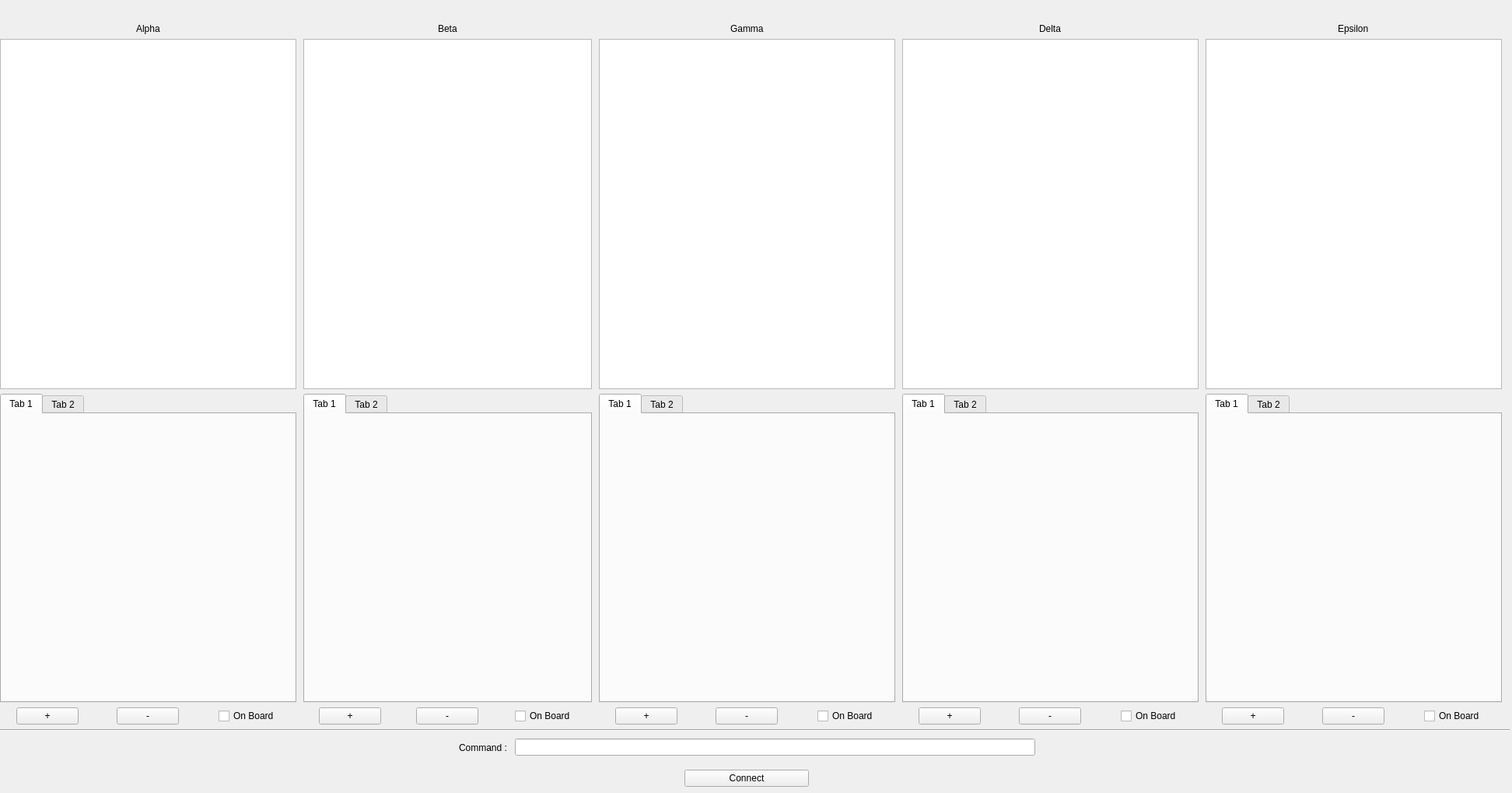
<?xml version="1.0" encoding="UTF-8"?>
<ui version="4.0">
 <class>SwarmDominantWindow</class>
 <widget class="QMainWindow" name="SwarmDominantWindow">
  <property name="geometry">
   <rect>
    <x>0</x>
    <y>0</y>
    <width>1944</width>
    <height>1019</height>
   </rect>
  </property>
  <property name="windowTitle">
   <string>Swarm Dominate</string>
  </property>
  <widget class="QWidget" name="robotWorkSpace">
   <widget class="QWidget" name="verticalLayoutWidget">
    <property name="geometry">
     <rect>
      <x>880</x>
      <y>980</y>
      <width>160</width>
      <height>41</height>
     </rect>
    </property>
    <layout class="QVBoxLayout" name="verticalLayout">
     <item>
      <widget class="QPushButton" name="connectButton">
       <property name="text">
        <string>Connect</string>
       </property>
      </widget>
     </item>
    </layout>
   </widget>
   <widget class="QWidget" name="horizontalLayoutWidget">
    <property name="geometry">
     <rect>
      <x>590</x>
      <y>940</y>
      <width>741</width>
      <height>41</height>
     </rect>
    </property>
    <layout class="QHBoxLayout" name="horizontalLayout">
     <item>
      <widget class="QLabel" name="label">
       <property name="text">
        <string>Command : </string>
       </property>
      </widget>
     </item>
     <item>
      <widget class="QLineEdit" name="lineEdit">
       <property name="text">
        <string/>
       </property>
      </widget>
     </item>
    </layout>
   </widget>
   <widget class="QWidget" name="verticalLayoutWidget_2">
    <property name="geometry">
     <rect>
      <x>390</x>
      <y>30</y>
      <width>371</width>
      <height>901</height>
     </rect>
    </property>
    <layout class="QVBoxLayout" name="verticalLayout_2">
     <item alignment="Qt::AlignmentFlag::AlignHCenter">
      <widget class="QLabel" name="label_2">
       <property name="text">
        <string>Beta</string>
       </property>
      </widget>
     </item>
     <item>
      <widget class="QTextBrowser" name="betaTerminal">
       <property name="minimumSize">
        <size>
         <width>0</width>
         <height>450</height>
        </size>
       </property>
       <property name="documentTitle">
        <string>beta</string>
       </property>
      </widget>
     </item>
     <item>
      <widget class="QTabWidget" name="beta_tabWidget">
       <property name="currentIndex">
        <number>0</number>
       </property>
       <widget class="QWidget" name="tab">
        <attribute name="title">
         <string>Tab 1</string>
        </attribute>
       </widget>
       <widget class="QWidget" name="tab_2">
        <attribute name="title">
         <string>Tab 2</string>
        </attribute>
       </widget>
      </widget>
     </item>
     <item>
      <layout class="QHBoxLayout" name="horizontalLayout_2">
       <item alignment="Qt::AlignmentFlag::AlignHCenter">
        <widget class="QPushButton" name="betaAdd_pushButton">
         <property name="text">
          <string>+</string>
         </property>
        </widget>
       </item>
       <item alignment="Qt::AlignmentFlag::AlignHCenter">
        <widget class="QPushButton" name="betaRemove_pushButton">
         <property name="text">
          <string>-</string>
         </property>
        </widget>
       </item>
       <item alignment="Qt::AlignmentFlag::AlignHCenter">
        <widget class="QCheckBox" name="beta_checkBox">
         <property name="text">
          <string>On Board</string>
         </property>
        </widget>
       </item>
      </layout>
     </item>
    </layout>
   </widget>
   <widget class="QWidget" name="verticalLayoutWidget_3">
    <property name="geometry">
     <rect>
      <x>770</x>
      <y>30</y>
      <width>381</width>
      <height>901</height>
     </rect>
    </property>
    <layout class="QVBoxLayout" name="verticalLayout_3">
     <item alignment="Qt::AlignmentFlag::AlignHCenter">
      <widget class="QLabel" name="label_3">
       <property name="text">
        <string>Gamma</string>
       </property>
      </widget>
     </item>
     <item>
      <widget class="QTextBrowser" name="gammaTerminal">
       <property name="minimumSize">
        <size>
         <width>0</width>
         <height>450</height>
        </size>
       </property>
       <property name="documentTitle">
        <string>beta</string>
       </property>
      </widget>
     </item>
     <item>
      <widget class="QTabWidget" name="gamma_tabWidget">
       <property name="currentIndex">
        <number>0</number>
       </property>
       <widget class="QWidget" name="tab_3">
        <attribute name="title">
         <string>Tab 1</string>
        </attribute>
       </widget>
       <widget class="QWidget" name="tab_4">
        <attribute name="title">
         <string>Tab 2</string>
        </attribute>
       </widget>
      </widget>
     </item>
     <item>
      <layout class="QHBoxLayout" name="horizontalLayout_3">
       <item alignment="Qt::AlignmentFlag::AlignHCenter">
        <widget class="QPushButton" name="gammaAdd_pushButton">
         <property name="text">
          <string>+</string>
         </property>
        </widget>
       </item>
       <item alignment="Qt::AlignmentFlag::AlignHCenter">
        <widget class="QPushButton" name="gammaRemove_pushButton">
         <property name="text">
          <string>-</string>
         </property>
        </widget>
       </item>
       <item alignment="Qt::AlignmentFlag::AlignHCenter">
        <widget class="QCheckBox" name="gamma_checkBox">
         <property name="text">
          <string>On Board</string>
         </property>
        </widget>
       </item>
      </layout>
     </item>
    </layout>
   </widget>
   <widget class="Line" name="line">
    <property name="geometry">
     <rect>
      <x>0</x>
      <y>930</y>
      <width>1941</width>
      <height>16</height>
     </rect>
    </property>
    <property name="orientation">
     <enum>Qt::Orientation::Horizontal</enum>
    </property>
   </widget>
   <widget class="QWidget" name="verticalLayoutWidget_4">
    <property name="geometry">
     <rect>
      <x>0</x>
      <y>30</y>
      <width>381</width>
      <height>901</height>
     </rect>
    </property>
    <layout class="QVBoxLayout" name="verticalLayout_1">
     <item alignment="Qt::AlignmentFlag::AlignHCenter">
      <widget class="QLabel" name="label_1">
       <property name="text">
        <string>Alpha</string>
       </property>
      </widget>
     </item>
     <item>
      <widget class="QTextBrowser" name="alphaTerminal">
       <property name="minimumSize">
        <size>
         <width>0</width>
         <height>450</height>
        </size>
       </property>
       <property name="documentTitle">
        <string>beta</string>
       </property>
      </widget>
     </item>
     <item>
      <widget class="QTabWidget" name="alpha_tabWidget">
       <property name="currentIndex">
        <number>0</number>
       </property>
       <widget class="QWidget" name="tab_5">
        <attribute name="title">
         <string>Tab 1</string>
        </attribute>
       </widget>
       <widget class="QWidget" name="tab_6">
        <attribute name="title">
         <string>Tab 2</string>
        </attribute>
       </widget>
      </widget>
     </item>
     <item>
      <layout class="QHBoxLayout" name="horizontalLayout_1">
       <item alignment="Qt::AlignmentFlag::AlignHCenter">
        <widget class="QPushButton" name="alphaAdd_pushButton">
         <property name="text">
          <string>+</string>
         </property>
        </widget>
       </item>
       <item alignment="Qt::AlignmentFlag::AlignHCenter">
        <widget class="QPushButton" name="alphaRemove_pushButton">
         <property name="text">
          <string>-</string>
         </property>
        </widget>
       </item>
       <item alignment="Qt::AlignmentFlag::AlignHCenter">
        <widget class="QCheckBox" name="alpha_checkBox">
         <property name="text">
          <string>On Board</string>
         </property>
        </widget>
       </item>
      </layout>
     </item>
    </layout>
   </widget>
   <widget class="QWidget" name="verticalLayoutWidget_5">
    <property name="geometry">
     <rect>
      <x>1160</x>
      <y>30</y>
      <width>381</width>
      <height>901</height>
     </rect>
    </property>
    <layout class="QVBoxLayout" name="verticalLayout_4">
     <item alignment="Qt::AlignmentFlag::AlignHCenter">
      <widget class="QLabel" name="label_4">
       <property name="text">
        <string>Delta</string>
       </property>
      </widget>
     </item>
     <item>
      <widget class="QTextBrowser" name="deltaTerminal">
       <property name="minimumSize">
        <size>
         <width>0</width>
         <height>450</height>
        </size>
       </property>
       <property name="documentTitle">
        <string>beta</string>
       </property>
      </widget>
     </item>
     <item>
      <widget class="QTabWidget" name="delta_tabWidget">
       <property name="currentIndex">
        <number>0</number>
       </property>
       <widget class="QWidget" name="tab_7">
        <attribute name="title">
         <string>Tab 1</string>
        </attribute>
       </widget>
       <widget class="QWidget" name="tab_8">
        <attribute name="title">
         <string>Tab 2</string>
        </attribute>
       </widget>
      </widget>
     </item>
     <item>
      <layout class="QHBoxLayout" name="horizontalLayout_4">
       <item alignment="Qt::AlignmentFlag::AlignHCenter">
        <widget class="QPushButton" name="deltaAdd_pushButton">
         <property name="text">
          <string>+</string>
         </property>
        </widget>
       </item>
       <item alignment="Qt::AlignmentFlag::AlignHCenter">
        <widget class="QPushButton" name="deltaRemove_pushButton">
         <property name="text">
          <string>-</string>
         </property>
        </widget>
       </item>
       <item alignment="Qt::AlignmentFlag::AlignHCenter">
        <widget class="QCheckBox" name="delta_checkBox">
         <property name="text">
          <string>On Board</string>
         </property>
        </widget>
       </item>
      </layout>
     </item>
    </layout>
   </widget>
   <widget class="QWidget" name="verticalLayoutWidget_6">
    <property name="geometry">
     <rect>
      <x>1550</x>
      <y>30</y>
      <width>381</width>
      <height>901</height>
     </rect>
    </property>
    <layout class="QVBoxLayout" name="verticalLayout_5">
     <item alignment="Qt::AlignmentFlag::AlignHCenter">
      <widget class="QLabel" name="label_5">
       <property name="text">
        <string>Epsilon</string>
       </property>
      </widget>
     </item>
     <item>
      <widget class="QTextBrowser" name="epsilonTerminal">
       <property name="minimumSize">
        <size>
         <width>0</width>
         <height>450</height>
        </size>
       </property>
       <property name="documentTitle">
        <string>beta</string>
       </property>
      </widget>
     </item>
     <item>
      <widget class="QTabWidget" name="epsilon_tabWidget">
       <property name="currentIndex">
        <number>0</number>
       </property>
       <widget class="QWidget" name="tab_11">
        <attribute name="title">
         <string>Tab 1</string>
        </attribute>
       </widget>
       <widget class="QWidget" name="tab_12">
        <attribute name="title">
         <string>Tab 2</string>
        </attribute>
       </widget>
      </widget>
     </item>
     <item>
      <layout class="QHBoxLayout" name="horizontalLayout_5">
       <item alignment="Qt::AlignmentFlag::AlignHCenter">
        <widget class="QPushButton" name="epsilonAdd_pushButton">
         <property name="text">
          <string>+</string>
         </property>
        </widget>
       </item>
       <item alignment="Qt::AlignmentFlag::AlignHCenter">
        <widget class="QPushButton" name="epsilonRemove_pushButton">
         <property name="text">
          <string>-</string>
         </property>
        </widget>
       </item>
       <item alignment="Qt::AlignmentFlag::AlignHCenter">
        <widget class="QCheckBox" name="epsilon_checkBox">
         <property name="text">
          <string>On Board</string>
         </property>
        </widget>
       </item>
      </layout>
     </item>
    </layout>
   </widget>
  </widget>
 </widget>
 <resources/>
 <connections/>
</ui>
